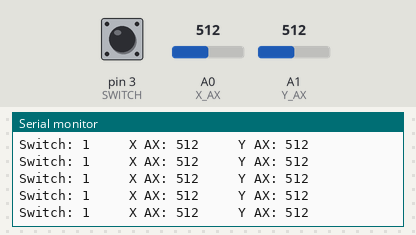
A sketch run on a simulated Arduino Uno, built with avr-gcc and run on an emulated ATmega328P. On the bench: the last lines printed to the serial monitor. Inputs (shaded band) come from the test bench; at power-on: A1 (Y_AX) = 512, pin 3 (SWITCH) HIGH, A0 (X_AX) = 512.

Above: at 2.7 s.
2.8 s: A1 (Y_AX) set to 106
At 2.81 s:
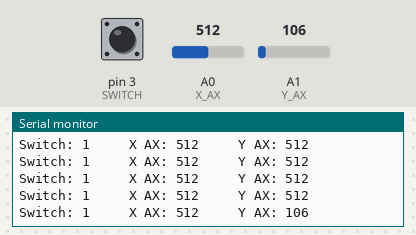
4.3 s: A1 (Y_AX) set to 95
At 4.34 s:
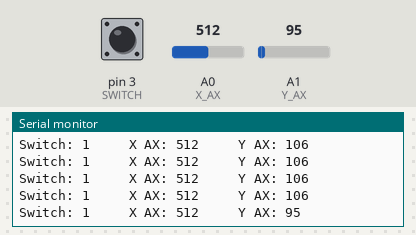
5.8 s: A1 (Y_AX) set to 11
At 5.82 s:
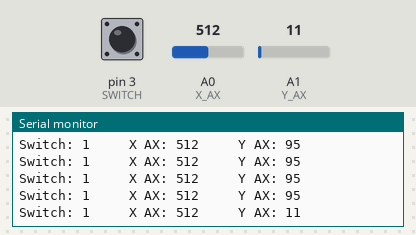
7.3 s: A1 (Y_AX) set to 8
At 7.34 s:
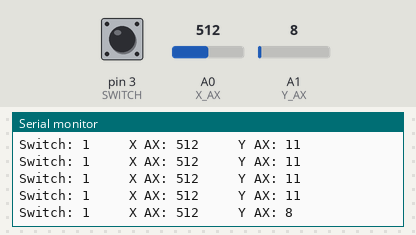
Timing chart, 0 to 10.3 s (numbered marks = the images above; inputs shaded):
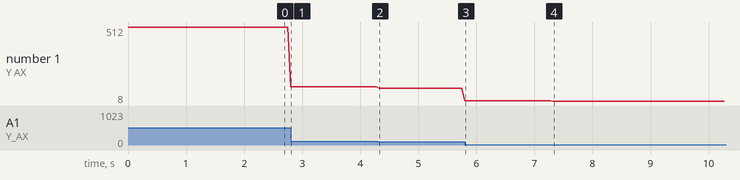

The sketch:

Mouse.ino
```cpp
// joystick pins
const int SWITCH = 3;  // digital pin 2 connected to SW output of JoyStick
const int X_AX = A0;   // analog pin 0 connected to X output of JoyStick
const int Y_AX = A1;   // analog pin 1 connected to Y output of JoyStick

int rows = 0;

void setup() {
  pinMode(SWITCH, INPUT);
  digitalWrite(SWITCH, HIGH);
  Serial.begin(115200);
}
void loop() {
  Serial.print("Switch: ");
  Serial.print(digitalRead(SWITCH));
  Serial.print("     X AX: ");
  Serial.print(analogRead(X_AX));
  Serial.print("     Y AX: ");
  Serial.println(analogRead(Y_AX));
  delay(50);
}
```

Measured:
- after the input at 4.3 s, the serial monitor: prints a new line at once (image 2)
- after the input at 5.8 s, the serial monitor: prints a new line at once (image 3)
- after the input at 7.3 s, the serial monitor: prints a new line at once (image 4)
- plotted number 1: 106 → 95 after the input at 4.3 s, 95 → 11 after the input at 5.8 s, 11 → 8 after the input at 7.3 s
